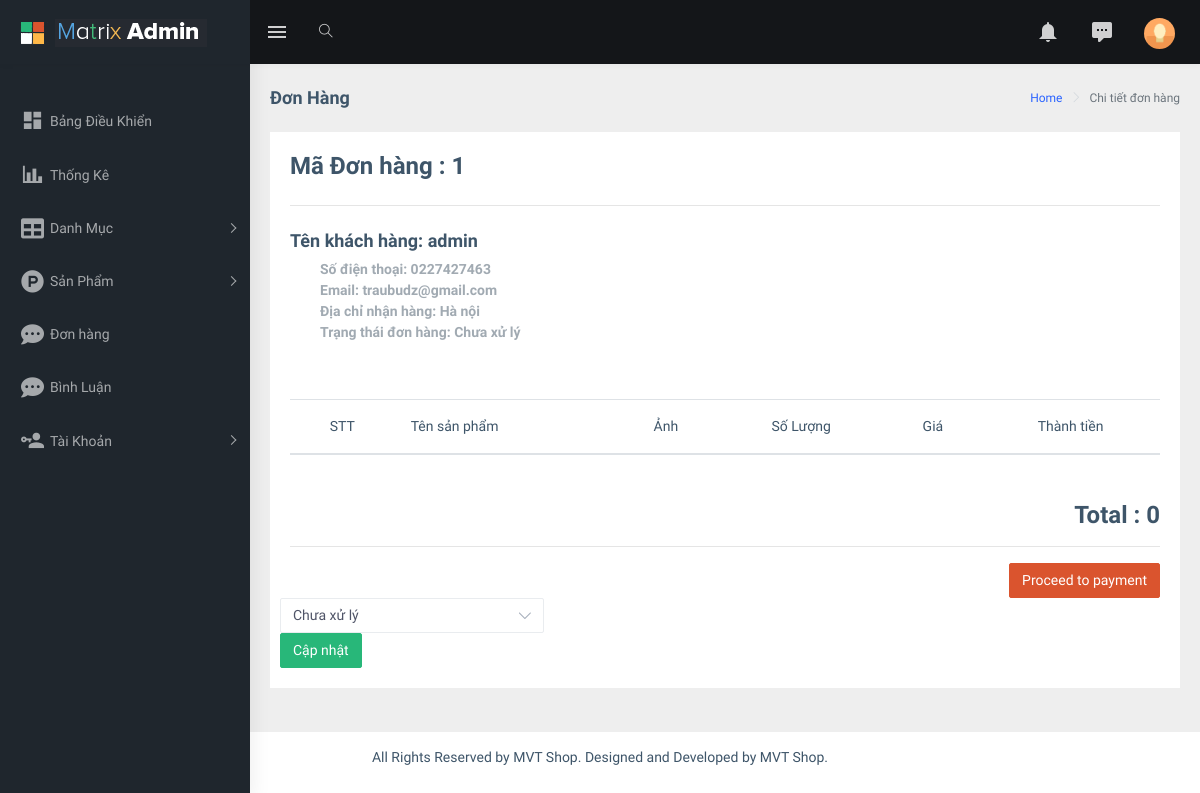
The app's page /admin/index.php?act=order_detail&order_id=1 with its own data.
### tables this page shows
CREATE TABLE `order` (
  `order_id` int(11) NOT NULL,
  `customer_name` varchar(100) NOT NULL,
  `customer_address` varchar(255) NOT NULL,
  `order_status` tinyint(4) NOT NULL DEFAULT 0,
  `customer_phone` int(11) NOT NULL,
  `customer_email` varchar(50) NOT NULL,
  `user_id` int(11) DEFAULT NULL
);

CREATE TABLE `account` (
  `account_id` int(11) NOT NULL,
  `user` varchar(100) NOT NULL,
  `password` varchar(100) NOT NULL,
  `phone_number` varchar(15) NOT NULL,
  `email` varchar(50) NOT NULL,
  `address` varchar(255) NOT NULL,
  `role_id` int(11) NOT NULL
);

### model/pdo.php (called while the page is built, shortened)
<?php
function pdo_get_connection(){
    $dburl = "mysql:host=localhost;dbname=group5_project1;charset=utf8";
    $username = 'root';
    $password = '';
    $conn = new PDO($dburl, $username, $password);
    $conn->setAttribute(PDO::ATTR_ERRMODE, PDO::ERRMODE_EXCEPTION);
    return $conn;
}
function pdo_query($sql){
    $sql_args = array_slice(func_get_args(), 1);
    try{
        $conn = pdo_get_connection();
        $stmt = $conn->prepare($sql);
        $stmt->execute($sql_args);
        $rows = $stmt->fetchAll();
        return $rows;
    }
    catch(PDOException $e){
        throw $e;
    }
    finally{
        unset($conn);
    }
}
function pdo_query_one($sql){
    $sql_args = array_slice(func_get_args(), 1);
    try{
        $conn = pdo_get_connection();
        $stmt = $conn->prepare($sql);
        $stmt->execute($sql_args);
        $row = $stmt->fetch(PDO::FETCH_ASSOC);
        return $row;
    }
    catch(PDOException $e){
        throw $e;
    }
    finally{
        unset($conn);
    }
}

### model/cart.php (called while the page is built, shortened)
<?php
    function load_one_order($order_id){
        $sql = "SELECT * FROM `order` where order_id =$order_id";
        $order = pdo_query_one($sql);
        return $order;
    }
    function load_one_acc($account_id){
        $sql = "SELECT * FROM account where account_id = $account_id";
        $acc_id = pdo_query_one($sql);
        return $acc_id;
    }
    function order_details($order_id){
        $sql = "SELECT order_details.order_id,order_details.product_price,order_details.quantity,product.product_image,product.product_name FROM order_details JOIN product ON order_details.product_id = product.product_id WHERE order_details.order_id = $order_id";
        $list_order_details = pdo_query($sql);
        return $list_order_details;
    }
?>

### model/total.php (called while the page is built, shortened)
<?php
    function total_price($cart){
        $total_price = 0;
        return $total_price;
    }
?>

### admin/order/order-detail.php (the view, shortened to what this page needs)
<div id="main-wrapper">
    <div class="page-wrapper">
        <div class="page-breadcrumb">
            <div class="row">
                <div class="col-12 d-flex no-block align-items-center">
                    <h4 class="page-title">Đơn Hàng</h4>
                    <div class="ml-auto text-right">
                        <nav aria-label="breadcrumb">
                            <ol class="breadcrumb">
                                <li class="breadcrumb-item"><a href="#">Home</a></li>
                                <li class="breadcrumb-item active" aria-current="page">Chi tiết đơn hàng</li>
                            </ol>
                        </nav>
                    </div>
                </div>
            </div>
        </div>
        <div class="container-fluid">
            <div class="row">
                <div class="col-md-12">
                    <div class="card card-body printableArea">
                        <h3><b> Mã Đơn hàng : <?php echo $order['order_id'] ?></b> <span class="pull-right"></span></h3>
                        <hr>
                        <div class="row">
                            <div class="col-md-12">
                                <div class="pull-left text-left">
                                    <address>
                                        <h4 class="font-bold">Tên khách hàng:  <?php echo $acc['user'] ?> </h4>
                                        <p class="text-muted m-l-30 font-bold">Số điện thoại:   <?php echo $acc['phone_number'] ?>
                                            <br /> Email: <?php echo $acc['email'] ?>
                                            <br /> Địa chỉ nhận hàng:  <?php echo $order['customer_address'] ?>
                                            <br /> Trạng thái đơn hàng: <?php if($order['order_status'] == 0) { ?> Chưa xử lý
                                                                        <?php } elseif($order['order_status'] == 1) { ?> Đang xử lý
                                                                        <?php } elseif($order['order_status'] == 2) { ?> Đang giao Hàng
                                                                        <?php } elseif($order['order_status'] == 3) { ?> Giao hàng thành công
                                                                        <?php } else{ ?> Hủy đơn
                                                                        <?php } ?>
                                        </p>
                                    </address>
                                </div>
                            </div>
                            <div class="col-md-12">
                                <div class="table-responsive m-t-40" style="clear: both;">
                                    <table class="table table-hover">
                                        <thead>
                                            <tr>
                                                <th class="text-center">STT</th>
                                                <th>Tên sản phẩm</th>
                                                <th class="text-center">Ảnh</th>
                                                <th class="text-center">Số Lượng</th>
                                                <th class="text-center">Giá</th>
                                                <th class="text-center">Thành tiền</th>
                                            </tr>
                                        </thead>
                                    </table>
                                </div>
                            </div>
                            <div class="col-md-12">
                                <div class="pull-right m-t-30 text-right">
                                    <h3><b>Total : <?php echo total_price($list_order_details) ?></b></h3>
                                </div>
                                <hr>
                                <div class="text-right">
                                    <button class="btn btn-danger" type="submit"> Proceed to payment </button>
                                </div>
                            </div>
                            <form action="index.php?act=update_order" method="post">
                                <select class="select2 form-control custom-select" id="" name="order_status" required="required">
                                    <option value="0">Chưa xử lý</option>
                                </select>
                                <input type="submit" class="btn btn-success" value="Cập nhật" name="btn-update-status">
                            </form>
                        </div>
                    </div>
                </div>
            </div>
        </div>
    </div>
</div>

### records on screen
order: order_id "1", customer_address "Hà nội"
account: user "admin", phone_number "0227427463", email "traubudz@gmail.com"

### other values on screen
total_price($list_order_details) "0"
